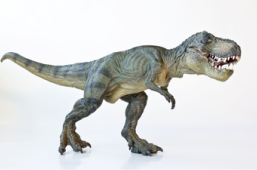
#> input picture c4_image_basics/dinosaur.png, 257 x 170 px
$ python blurring.py --image ../c4_image_basics/dinosaur.png
#> lines starting #> are read from the running program, lines starting #| are printed output that depends on the picture
import numpy as np
import argparse
import cv2

ap = argparse.ArgumentParser()
ap.add_argument('-i', '--image', required=True, help='path to the image')
args = vars(ap.parse_args())

image = cv2.imread(args['image'])
#> image is the input picture: shape (170, 257, 3); mean B, G, R 215.4, 215.9, 214.3
cv2.imshow('Original', image)

blurred = np.hstack([
    cv2.blur(image, (3, 3)),
    cv2.blur(image, (5, 5)),
    cv2.blur(image, (7, 7))
])
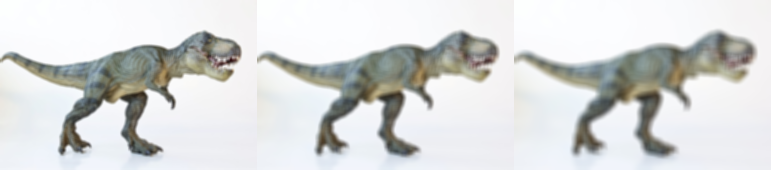
#> blurred: shape (170, 771, 3); mean B, G, R 215.4, 215.9, 214.3
cv2.imshow('Averaged', blurred)
cv2.waitKey()

blurred = np.hstack([
    cv2.GaussianBlur(image, (3, 3), 0),  # sigmaX: Gaussian kernel standard deviation in X direction.
    cv2.GaussianBlur(image, (5, 5), 0),
    cv2.GaussianBlur(image, (7, 7), 0)
])
cv2.imshow('Gaussian', blurred)
cv2.waitKey()

blurred = np.hstack([
    cv2.medianBlur(image, 3),
    cv2.medianBlur(image, 5),
    cv2.medianBlur(image, 7)
])
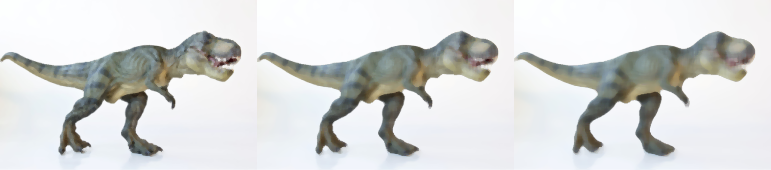
#> blurred: shape (170, 771, 3); mean B, G, R 215.9, 216.3, 214.7
cv2.imshow('Median', blurred)
cv2.waitKey()

blurred = np.hstack([
    cv2.bilateralFilter(image, 5, 21, 21),
    cv2.bilateralFilter(image, 7, 31, 31),
    cv2.bilateralFilter(image, 9, 41, 41)
])
cv2.imshow('Bilateral', blurred)
cv2.waitKey()
